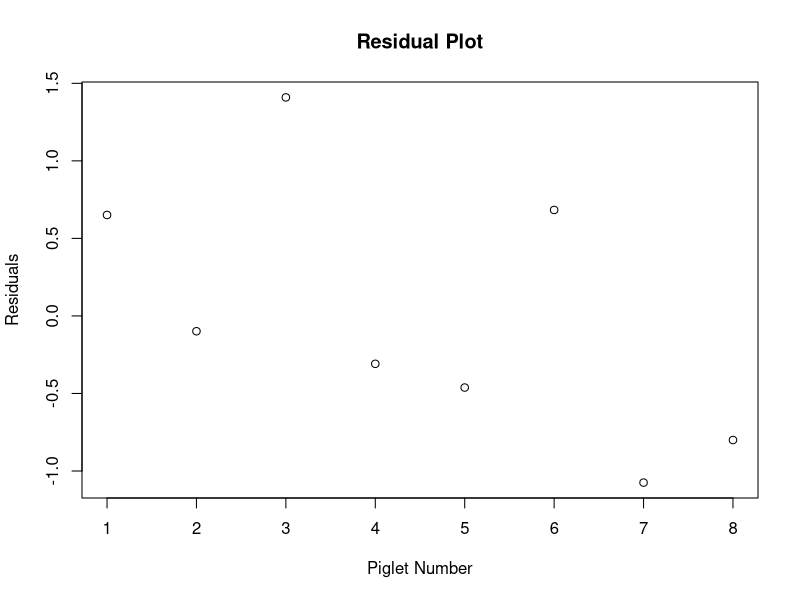

The R script that drew this image:
# A developer of food for pig wish to determine what relationship exists among 'age of a pig'
# when it starts receiving a newly developed food supplement, the initial weight of the pig 
# and the amount of weight it gains in a week period with the food supplement. The following 
# information is the result of study of eight piglets:

# Piglet Number = 1, 2, 3, 4, 5, 6, 7, 8 
# Initial weight(x1) = 39, 52, 49, 46, 61, 35, 25, 55
# Initial age(x2) = 8, 6, 7, 12, 9, 6, 7, 4
# weight gained(y) = 7, 6, 8, 10, 9, 5, 3, 4

# 1. Determine the least square equation that best describes these three variables.
# 2. Calculate the standard error.
# 3. How much gain in weight of a pig in a week can we expect with the food supplement if 
#    it were 9 weeks old and weighted 48 pounds?
# 4. Test the significance of regression coefficients and overall fit of the regression equation.
# 5. Calculate the residual analysis.
# 6. Determine the partial correlation, multiple correlation and coefficient of multiple 
#    determination. Interpret.


# <---------- R Script implementation ---------->


# <- Determine the least square equation that best describes these three variables ->

# Data
piglet <- c(1, 2, 3, 4, 5, 6, 7, 8)
initial_weight <- c(39, 52, 49, 46, 61, 35, 25, 55)
initial_age <- c(8, 6, 7, 12, 9, 6, 7, 4)
weight_gained <- c(7, 6, 8, 10, 9, 5, 3, 4)

# Multiple regression model
model <- lm(weight_gained ~ initial_weight + initial_age)

# Display the coefficients
summary(model)

# Calculate the standard error:
# Standard error of the regression
se <- summary(model)$sigma
cat("Standard Error:", se, "\n")

# How much gain in weight of a pig in a week can we 
# expect with the food supplement 
# if it were 9 weeks old and weighed 48 pounds?
# Predict weight gained for specific values
new_data <- data.frame(initial_weight = 48, initial_age = 9)
predicted_gain <- predict(model, newdata = new_data)
cat("Predicted Weight Gain:", predicted_gain, "\n")

# Test the significance of regression coefficients and overall fit of 
# the regression equation:
# Display regression statistics
summary(model)

# Calculate the residual analysis:
# Residuals
residuals <- resid(model)

# Plot residuals
plot(c(1, 2, 3, 4, 5, 6, 7, 8), residuals, main = "Residual Plot", xlab = "Piglet Number", ylab = "Residuals")

# Determine the partial correlation, multiple correlation and coefficient of 
# multiple determination. Interpret:
# Multiple correlation coefficient (R)
multiple_r <- sqrt(summary(model)$r.squared)
cat("Multiple Correlation Coefficient (R):", multiple_r, "\n")

# Coefficient of multiple determination (R-squared)
multiple_r_squared <- summary(model)$r.squared
cat("Coefficient of Multiple Determination (R-squared):", multiple_r_squared, "\n")
